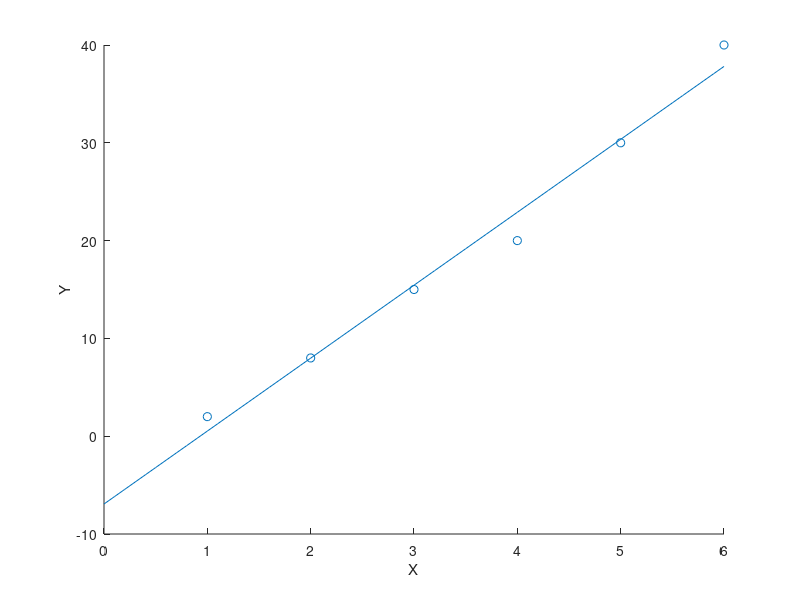
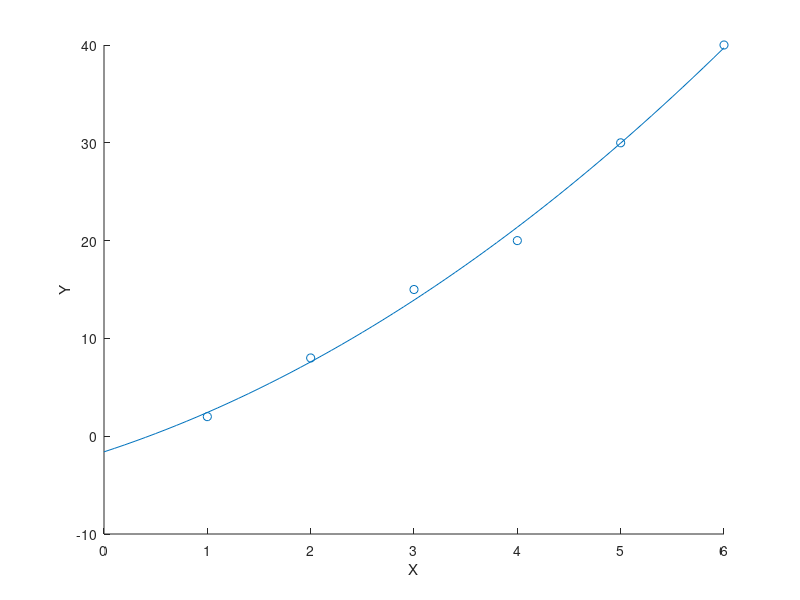
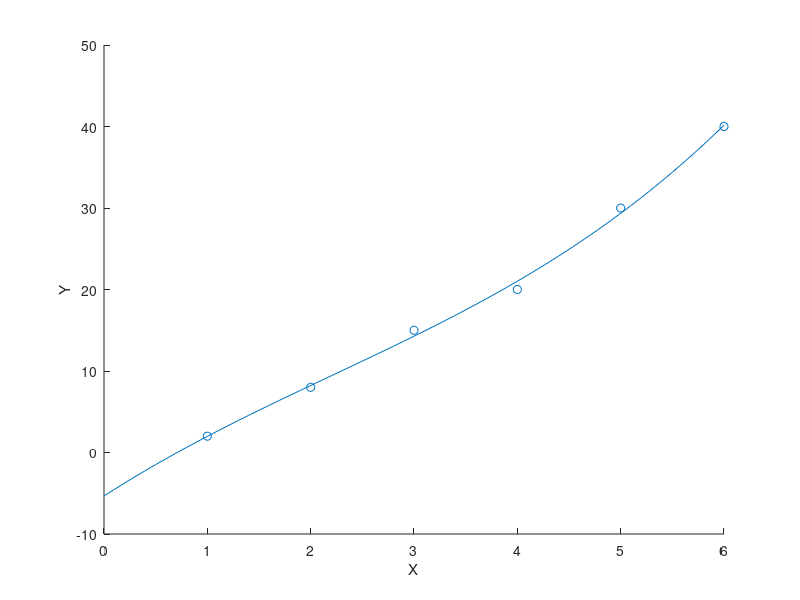

MATLAB code to generate these figures, in order: (Note: this script raises an error after producing the figures.)
clc
clear all
close all
%% Problem 1
xData = [1, 2, 3, 4, 5, 6];
yData = [2, 8, 15, 20, 30, 40];
% Problem 1A-1st order
Bvec = yData';
xVec = xData';
onesVec = ones(length(xData), 1);
A1 = [xVec, onesVec];
Slope_Offset1 = ((A1') * A1) \ ((A1') * Bvec);
for i = 1:6
rVec1(i) = A1(i, :) * Slope_Offset1(:) - Bvec(i);
end
tot_r1 = norm(rVec1, 2);
figure;
scatter(xData, yData);
hold on;
x = 0:0.1:6;
plot(x, Slope_Offset1(1)*x + Slope_Offset1(2));
xlabel('X');
ylabel('Y');
% Problem 1 B-2nd order
BVec2 = yData';
x_2 = xVec .^2;
onesVec = ones(length(xData), 1);
A2 = [xVec, x_2, onesVec];
Slope_Offset2 = ((A2') * A2) \ ((A2') * BVec2);
for i = 1:6
rVec2(i) = A2(i, :) * Slope_Offset2(:) - BVec2(i);
end
tot_r2 = norm(rVec2, 2);
figure;
scatter(xData, yData);
hold on;
x = 0:0.1:6;
plot(x, Slope_Offset2(1) * x + Slope_Offset2(2) * (x .^ 2) +
Slope_Offset2(3));
xlabel('X');
ylabel('Y');
% Problem 1C-3rd order
BVec3 = yData';
x_3 = xVec .^3;
onesVec = ones(length(xData), 1);
A3 = [xVec, x_2, x_3, onesVec];
Slope_Offset3 = ((A3') * A3) \ ((A3') * BVec3);
for i = 1:6
rVec3(i) = A3(i, :) * Slope_Offset3(:) - BVec3(i);
end
tot_r3 = norm(rVec3, 2);
figure;
scatter(xData, yData);
hold on;
x = 0:0.1:6;
plot(x, Slope_Offset3(1) * x + Slope_Offset3(2) * (x .^ 2) + Slope_Offset3(3)
* (x .^ 3) + Slope_Offset3(4));
xlabel('X');
ylabel('Y');
%% Problem 2
ptMatrix1File = load('ptCoordinates1.mat');
ptMatrix2File = load('ptCoordinates2.mat');
ptMatrix1 = ptMatrix1File.ptCoord1;
ptMatrix2 = ptMatrix2File.ptCoord1;
figure;
scatter3(ptMatrix1(1:4, 1), ptMatrix1(1:4, 2), ptMatrix1(1:4, 3));
hold on;
scatter3(ptMatrix2(1:4, 1), ptMatrix2(1:4, 2), ptMatrix2(1:4, 3));
xlabel('X');
ylabel('Y');
zlabel('Z');
legend('Coordinates for Matrix 1', 'Coordinates for Matrix 2');
% Problem 2A
pt1 = ptMatrix1(1:4, 1:3);
pt2 = ptMatrix2(1:4, 1:3);
ones_2 = ones(size(pt1, 1), 1);
pt1Prime = [pt1 ones_2];
pt2Prime = [pt2 ones_2];
transMatA = (pt1Prime \ pt2Prime);
transMatA = transMatA';
transMatA2 = transMatA(1:3, 1:3);
offsetVecA = transMatA(1:3, 4);
[Row, Col] = size(pt1);
for i = 1:Row
ptColA = (pt1(i, :))';
transColA = transMatA2 * ptColA + offsetVecA;
transPtA(i, :) = transColA';
end
% Problem 2B
ones_3 = ones(size(ptMatrix1, 1), 1);
pt1Prime2 = [ptMatrix1 ones_3];
pt2Prime2 = [ptMatrix2 ones_3];
transMat = (pt1Prime2 \ pt2Prime2);
transMat = transMat';
transMat2 = transMat(1:3, 1:3);
offsetVec = transMat(1:3, 4);
[Row, Col] = size(ptMatrix1);
for i = 1:Row
ptCol = ptMatrix1(i, :)';
transPtCol = transMat2 * ptCol + offsetVec;
transPtMat(i, :) = transPtCol';
end
Error = sum(sum(ptMatrix2)) - sum(sum(transPtMat));
figure;
scatter3(ptMatrix1(:, 1), ptMatrix1(:, 2), ptMatrix1(:, 3));
hold on;
scatter3(ptMatrix2(:, 1), ptMatrix2(:, 2), ptMatrix2(:, 3));
xlabel('X');
ylabel('Y');
zlabel('Z');
legend('Coordinates for Matrix 1', 'Coordinates for Matrix 2');
figure;
scatter3(transPtMat(:, 1), transPtMat(:, 2), transPtMat(:, 3));
hold on;
scatter3(ptMatrix2(:, 1), ptMatrix2(:, 2), ptMatrix2(:, 3));
xlabel('X');
ylabel('Y');
zlabel('Z');
legend('New coordinates for Matrix 1', 'Coordinates for Matrix 2');
% Problem 2C-5 points
pt1C = ptMatrix1(1:5, 1:3);
pt2C = ptMatrix2(1:5, 1:3);
ones_3 = ones(size(pt1C, 1), 1);
pt1CPrime = [pt1C ones_3];
pt2CPrime = [pt2C ones_3];
transMatC = (pt1CPrime \ pt2CPrime);
transMatC = transMatC';
transMatC2 = transMatC(1:3, 1:3);
offsetVecC = transMatC(1:3, 4);
[Row, Col] = size(pt1C);
for i = 1:Row
ptVecC = pt1C(i, :)';
transColC = transMatC2 * ptVecC + offsetVecC;
transPtC(i, :) = transColC';
end
[Row, Col] = size(ptMatrix1);
for i = 1:Row
ptColC = ptMatrix1(i, :)';
transVecC = transMatC2 * ptColC + offsetVecC;
transformedMatC(i, :) = transVecC';
end
ErrorC = sum(sum(ptMatrix2)) - sum(sum(transformedMatC));
% Problem 2C-8 points
pt1C2 = ptMatrix1(1:8, 1:3);
pt2C2 = ptMatrix2(1:8, 1:3);
ones_3 = ones(size(pt1C2, 1), 1);
pt1CPrime2 = [pt1C2 ones_3];
pt2CPrime2 = [pt2C2 ones_3];
transMatC2 = (pt1CPrime2 \ pt2CPrime2);
transMatC2 = transMatC2';
transformationMatC2 = transMatC2(1:3, 1:3);
offsetVecC2 = transMatC2(1:3, 4);
[Row, Col] = size(pt1C2);
for i = 1:Row
ptVecC = pt1C2(i, :)';
transColC2 = transformationMatC2 * ptVecC + offsetVecC2;
transPt1C2(i, :) = transColC2';
end
[Row, Col] = size(ptMatrix1);
for i = 1:Row
ptVecC2 = ptMatrix1(i, :)';
transVecC2 = transformationMatC2 * ptVecC2 + offsetVecC2;
transformedMatC2(i, :) = transVecC2';
end
ErrorC2 = sum(sum(ptMatrix2)) - sum(sum(transformedMatC2));
% Problem 2C-10 points
pt1C3 = ptMatrix1(1:10, 1:3);
pt2C3 = ptMatrix2(1:10, 1:3);
ones_3 = ones(size(pt1C3, 1), 1);
pt1CPrime3 = [pt1C3 ones_3];
pt2CPrime3 = [pt2C3 ones_3];
transMatC3 = (pt1CPrime3 \ pt2CPrime3);
transMatC3 = transMatC3';
transformationMatC3 = transMatC3(1:3, 1:3);
offsetVecC3 = transMatC3(1:3, 4);
[Row, Col] = size(pt1C3);
for i = 1:Row
ptVecC = pt1C3(i, :)';
transColC3 = transformationMatC3 * ptVecC + offsetVecC3;
transPt1C3(i, :) = transColC3';
end
[Row, Col] = size(ptMatrix1);
for i = 1:Row
ptVecC3 = ptMatrix1(i, :)';
transVecC3 = transformationMatC3 * ptVecC3 + offsetVecC3;
transformedMatC3(i, :) = transVecC3';
end
ErrorC3 = sum(sum(ptMatrix2)) - sum(sum(transformedMatC3));
